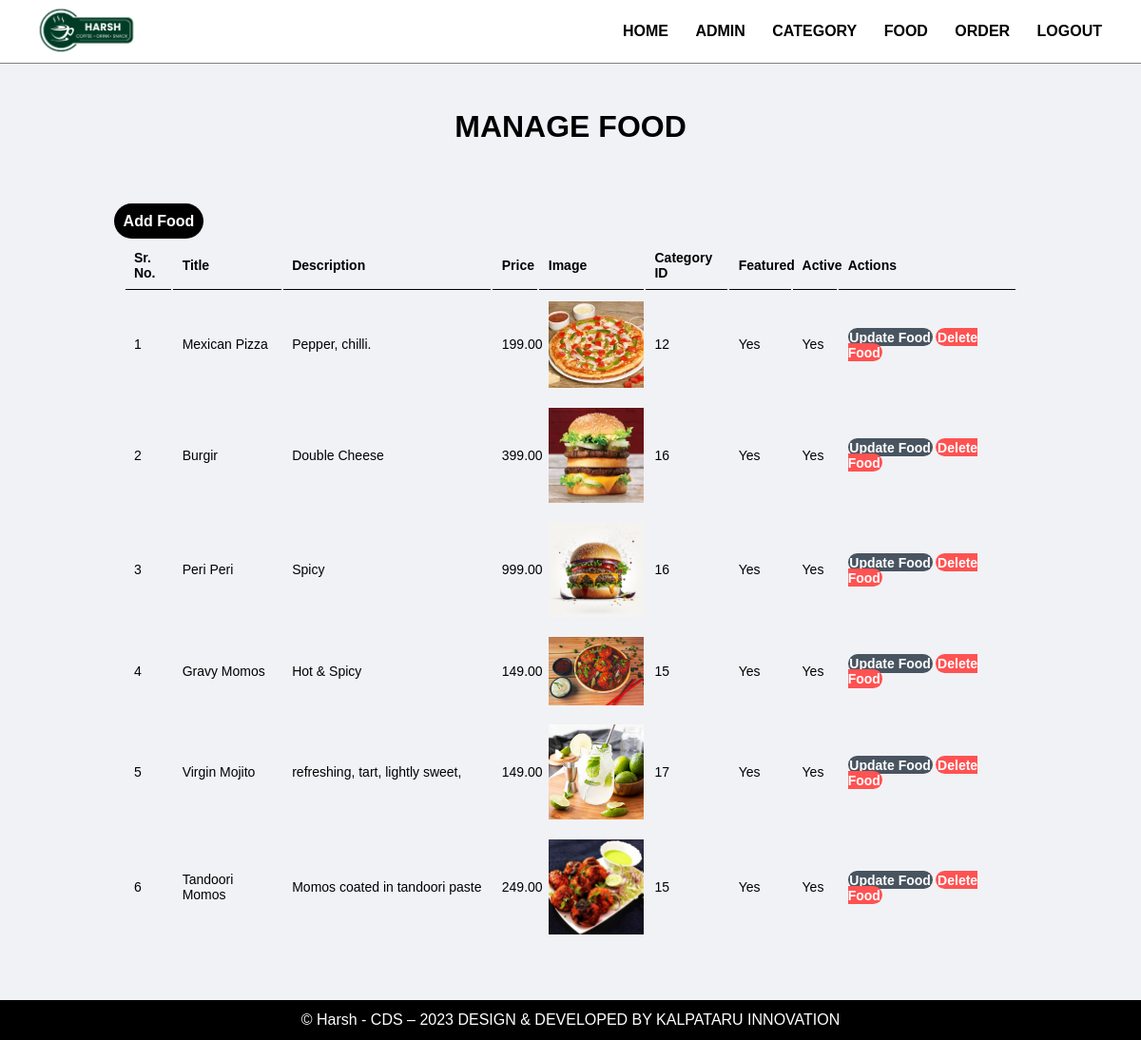
/Admin/manage-food.php (signed in), run on the app's committed database.
### tables this page shows
CREATE TABLE `tbl_food` (
  `id` int(10) UNSIGNED NOT NULL,
  `title` varchar(150) NOT NULL,
  `description` varchar(255) NOT NULL,
  `price` decimal(10,2) NOT NULL,
  `image_name` varchar(255) NOT NULL,
  `category_id` int(10) UNSIGNED NOT NULL,
  `featured` varchar(10) NOT NULL,
  `active` varchar(10) NOT NULL
);

### Admin/manage-food.php (the view, shortened to what this page needs)
<?php
            include('partials/menu.php')
?>
        <div class = "main-content">
            <div class = "wrapper">
                    <h1 class="text-center"><strong>MANAGE FOOD</strong></h1>
                    <br><br>
                        <br><br>
                        <a href="add-food.php" class = "btn-primary" >Add Food</a>
                        <table class="table-full">
                                        <tr>
                                                <th>Sr. No.</th>
                                                <th>Title</th>
                                                <th>Description</th>
                                                <th>Price</th>
                                                <th>Image</th>
                                                <th>Category ID</th>
                                                <th>Featured</th>
                                                <th>Active</th>
                                                <th>Actions</th>
                                        </tr>
                                        <?php
                                                $sql = "SELECT * FROM tbl_food";
                                                $res = mysqli_query($conn, $sql);
                                                $count = mysqli_num_rows($res);
                                                $sn = 1;
                                                if($count>0)
                                                {
                                                       while( $row = mysqli_fetch_assoc($res))
                                                       {
                                                         $id = $row['id'];
                                                         $title = $row['title'];
                                                         $description = $row['description'];
                                                         $price = $row['price'];
                                                         $image_name = $row['image_name'];
                                                         $category_id = $row['category_id'];
                                                         $featured = $row['featured'];
                                                         $active = $row['active'];
                                                         ?>
                                                         <tr>
                                                         <td> <?php echo $sn++; ?></td>
                                                         <td><?php echo $title; ?></td>
                                                         <td> <?php echo $description; ?></td>
                                                         <td><?php echo $price; ?></td>
                                                         <td>
                                                                 <?php
                                                                         if($image_name != "")
                                                                         {
                                                                                 ?>
                                                                                         <img src="<?php echo SITEURL;?>images/food/<?php echo $image_name; ?>" width="100px"  >
                                                                                 <?php
                                                                         }
                                                                         else
                                                                         {
                                                                                 echo "Image not available";
                                                                         }
                                                                 ?>
                                                         </td>
                                                         <td><?php echo $category_id; ?></td>
                                                         <td><?php echo $featured; ?></td>
                                                         <td><?php echo $active; ?></td>
                                                         <td>
                                                                <a href = "<?php echo SITEURL; ?>admin/update-food.php?id=<?php echo $id; ?>" class = "btn-secondary">Update Food</a>
                                                                <a href="<?php echo SITEURL; ?>admin/delete-food.php?id=<?php echo $id; ?>&image_name=<?php echo $image_name;?>" class = "btn-danger">Delete Food</a>
                                                         </td>
                                                 </tr>
                                                <?php
                                                        }
                                                }
                                        ?>
                        </table>
            </div>
        </div>
        <?php
            include('partials/footer.php')
        ?>

### Admin/partials/menu.php (shortened to what this page needs)
<html>
    <head>
        <link rel="stylesheet" href="../css/admin.css">
    </head>
    <body>
            <div class="container">
            <div class="logo">
                <a href="<?php echo SITEURL; ?>Admin/index.php" title="Logo">
                    <img src="../images/logomain.png" alt="Restaurant Logo" width="60%">
                </a>
            </div>
                <div class = "menu text-right">
                    <div class = "full-width">
                        <ul>
                            <li><a href="index.php">Home</a></li>
                            <li><a href="Manage-admin.php">Admin</a></li>
                            <li><a href="manage-categories.php">Category</a></li>
                            <li><a href="manage-food.php">Food</a></li>
                            <li><a href="manage-order.php">Order</a></li>
                            <li><a href="logout.php">Logout</a></li>
                        </ul>
                    </div>
                </div>
    </body>
</html>

### Admin/partials/footer.php (shortened to what this page needs)
 <html>
<head>
    <link rel="stylesheet" href="../css/admin.css">
</head>
<body>
            <div class = "footer">
                    <div class="wrapper">
                        <p class = "text-center" >© Harsh - CDS – 2023 DESIGN & DEVELOPED BY <a style="text-decoration:none;color:white;" href = "https://www.kalpataruinnovation.com/"> KALPATARU INNOVATION</a></p>
                    </div>
                </div>
    </body>
</html>

### css/admin.css (style rules this page uses)
* { margin: 0px; padding: 0px; font-family: Arial, Helvetica, sans-serif; }
.wrapper { padding: 1%; width: 80%; margin: 0px auto ; }
.full-width { padding: 2% 1px !important; width: 100%; margin: 0px -30px; }
.logo { width: 17%; float: left; margin: 0px 30px; }
.text-center { text-align: center; }
.text-right { text-align: right; }
.menu { border-bottom: 1px solid gray; }
.menu ul { list-style-type: none; }
.menu ul li { display: inline; text-decoration: none; padding: 1%; }
.menu ul li a { text-decoration: none; color: black; font-weight: bold; text-transform: uppercase; }
.main-content { margin: 0px; background-color: #f1f2f6; padding: 3% 0px; }
.table-full { width: 100%; padding: 1%; font-size: 14px; }
table tr th { padding: 1%; border-bottom: 1px solid black; text-align: left; }
table tr td { padding: 1%; }
.btn-primary { background-color: black; padding: 1%; border-radius: 30px; border: 0px; color: white; text-decoration: none; font-weight: bold; }
.btn-secondary { background-color:#485460; padding: 1%; border-radius: 30px; border: 0px; color: white; text-decoration: none; font-weight: bold; }
.btn-danger { background-color:#ff5252; padding: 1%; border-radius: 30px; border: 0px; color: white; text-decoration: none; font-weight: bold; }
.footer { background-color: black; color: white; text-decoration: none; bottom: 0; }

### data on the page
tbl_food: title "Mexican Pizza", description "Pepper, chilli.", price "199.00", image_name (picture), category "12", featured "Yes", active "Yes"
tbl_food: title "Burgir", description "Double Cheese", price "399.00", image_name (picture), category "16", featured "Yes", active "Yes"
tbl_food: title "Peri Peri", description "Spicy", price "999.00", image_name (picture), category "16", featured "Yes", active "Yes"
tbl_food: title "Gravy Momos", description "Hot & Spicy", price "149.00", image_name (picture), category "15", featured "Yes", active "Yes"
tbl_food: title "Virgin Mojito", description "refreshing, tart, lightly sweet,", price "149.00", image_name (picture), category "17", featured "Yes", active "Yes"
tbl_food: title "Tandoori Momos", description "Momos coated in tandoori paste", price "249.00", image_name (picture), category "15", featured "Yes", active "Yes"
